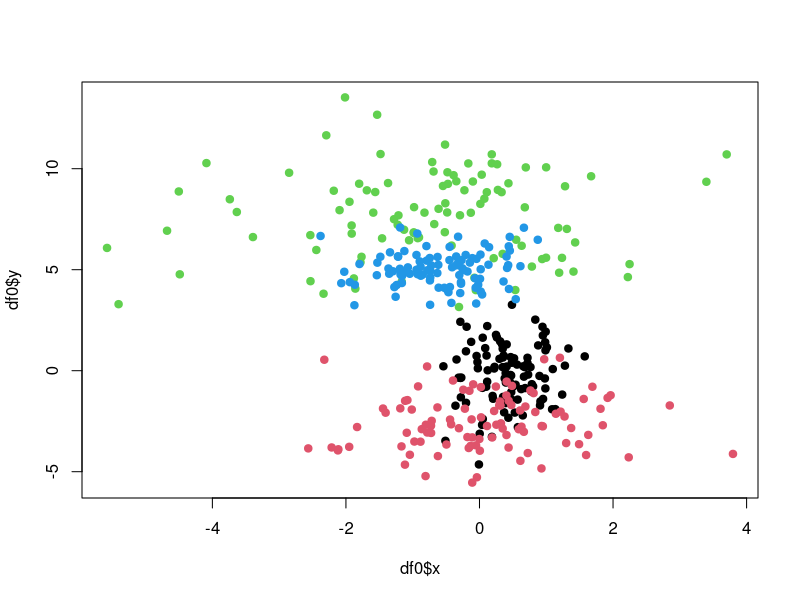

This figure's R source: (Note: this script raises an error after producing the figure.)
cluster <- function(n = 100, id, mu, sigma) {
  if (missing(id)) id <- sample(1e3, 1)
  if (missing(mu)) mu <- rnorm(2, 0, 4)
  if (missing(sigma)) sigma <- rgamma(2, 4, 3)

  x <- rnorm(n, mu[1], sigma[1])
  y <- rnorm(n, mu[2], sigma[2])
  data.frame(x = x, y = y, id = id)
}


set.seed(20231006)
seeds <- sample(1e8, 1e3)
set.seed(seeds[1])
true_K <- 4
df0 <- do.call(rbind, lapply(1:true_K, \(id) cluster(100, id)))
plot(df0$x, df0$y, col = df0$id, pch = 19)


for (k in 5:10) {
  hcl <- df0[c("x", "y")] |>
    dist() |>
    hclust(method = "ward.D2") |>
    cutree(k = k)
  hcl

  perf <- compare_clusters(hcl, df0$id, force_merge = FALSE)
  message(sprintf("k=%s; accuracy: %s", k, perf))
}
